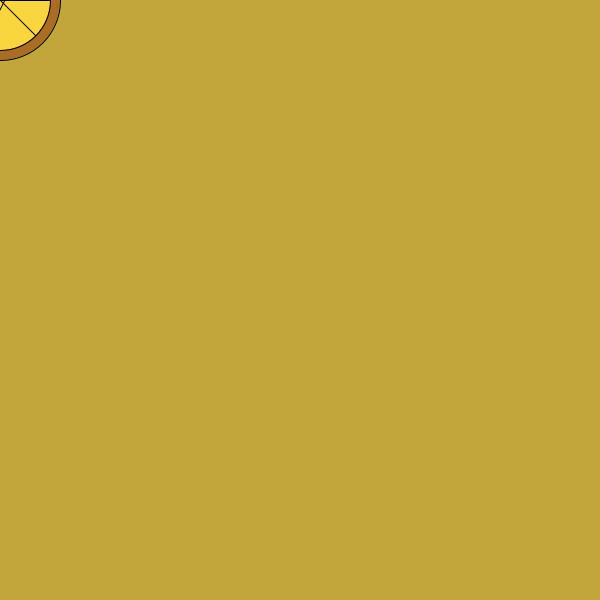
Frame 1 (no input)
Frame 60 (the mouse pressed at the canvas centre just before this capture): identical to frame 1, image omitted
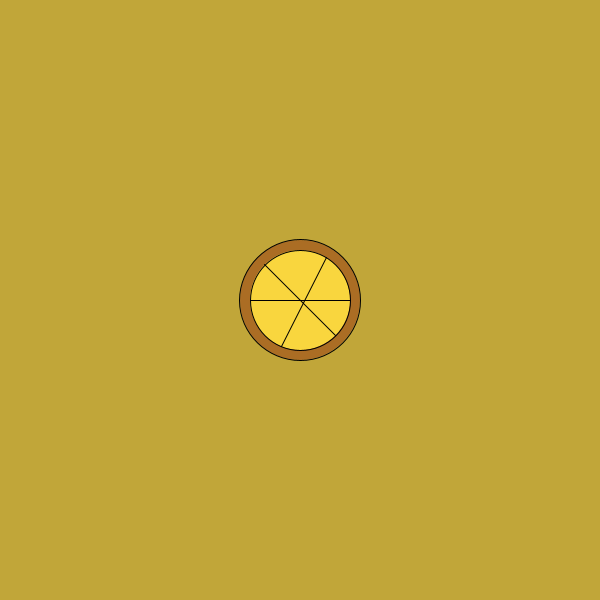
Frame 120 (the mouse held since frame 60 and released just before this capture)

The Processing sketch that drew these frames (run headless with seeded random() and noise(); from frame 60 on, the mouse is pressed at the canvas centre):

// Processing sketch: cheese_pizza3
// ── cheese_pizza3.pde
// Cheese Pizza 3

int diameter = 100;
int radius = diameter/2;
float deg = 0.70710678118 ;

void setup() {
  size(600, 600);
  noCursor();
}

void draw() {
  background(#C1A639);
  translate(mouseX, mouseY);
  color c = color(#AB6D24);
  fill (c);
  circle(0, 0, diameter*1.2);
  c = color(#F9D63E);
  fill (c);
  circle (0, 0, diameter ) ;
  //slice code
  line(-diameter/2, 0, diameter/2, 0);
  line(radius*cos(45), -radius*sin(45), -radius*cos(225), -radius*sin(225));
  line(-radius*deg, -radius*deg, radius*deg, radius*deg);
}
